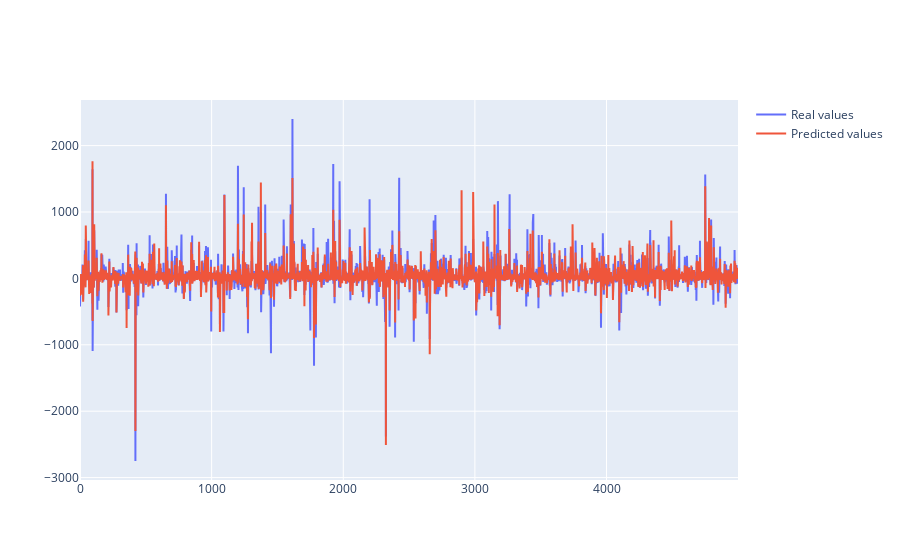

Write notebook code for a chart like this one.
### Code cell
fig = Figure([
    Scatter(x=y_test.reset_index().index, y=y_test, name='Real values'),
    Scatter(x=y_test.reset_index().index, y=xgb_y_test_hat, name='Predicted values')
])
fig.show()

### Figure 1 — Plotly figure (JSON) as saved in the notebook; plotly's stock layout.template omitted (floating-point values rounded to 4 significant figures; data arrays with more than 128 entries replaced by an {"elided": "..."} marker saying what was removed)
{"data": [{"name": "Real values", "type": "scatter", "x": {"elided": "5000 int values"}, "y": {"elided": "5000 float values"}}, {"name": "Predicted values", "type": "scatter", "x": {"elided": "5000 int values"}, "y": {"elided": "5000 float values"}}], "layout": {"autosize": true, "xaxis": {"autorange": true, "range": [0, 4999], "type": "linear"}, "yaxis": {"autorange": true, "range": [-3036.0, 2687.0], "type": "linear"}}}
